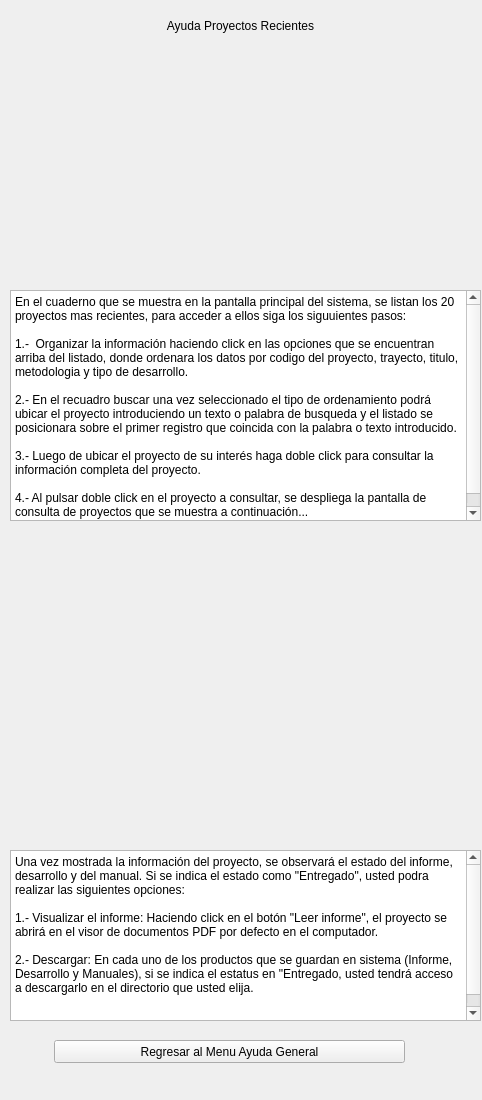
     <widget class="QWidget" name="scrollAreaWidgetContents_4">
      <property name="geometry">
       <rect>
        <x>0</x>
        <y>-591</y>
        <width>482</width>
        <height>1100</height>
       </rect>
      </property>
      <property name="minimumSize">
       <size>
        <width>0</width>
        <height>1100</height>
       </size>
      </property>
      <widget class="QLabel" name="lblTitulo_3">
       <property name="geometry">
        <rect>
         <x>0</x>
         <y>10</y>
         <width>481</width>
         <height>31</height>
        </rect>
       </property>
       <property name="text">
        <string>Ayuda Proyectos Recientes</string>
       </property>
       <property name="alignment">
        <set>Qt::AlignCenter</set>
       </property>
      </widget>
      <widget class="QLabel" name="label_2">
       <property name="geometry">
        <rect>
         <x>10</x>
         <y>50</y>
         <width>461</width>
         <height>231</height>
        </rect>
       </property>
       <property name="text">
        <string/>
       </property>
       <property name="pixmap">
        <pixmap>img/Proyectos_Recientes.jpg</pixmap>
       </property>
       <property name="scaledContents">
        <bool>true</bool>
       </property>
      </widget>
      <widget class="QPlainTextEdit" name="plainTextEdit_2">
       <property name="geometry">
        <rect>
         <x>10</x>
         <y>290</y>
         <width>471</width>
         <height>231</height>
        </rect>
       </property>
       <property name="plainText">
        <string>En el cuaderno que se muestra en la pantalla principal del sistema, se listan los 20 proyectos mas recientes, para acceder a ellos siga los siguuientes pasos:

1.-  Organizar la información haciendo click en las opciones que se encuentran arriba del listado, donde ordenara los datos por codigo del proyecto, trayecto, titulo, metodologia y tipo de desarrollo.

2.- En el recuadro buscar una vez seleccionado el tipo de ordenamiento podrá ubicar el proyecto introduciendo un texto o palabra de busqueda y el listado se posicionara sobre el primer registro que coincida con la palabra o texto introducido.

3.- Luego de ubicar el proyecto de su interés haga doble click para consultar la información completa del proyecto.

4.- Al pulsar doble click en el proyecto a consultar, se despliega la pantalla de consulta de proyectos que se muestra a continuación...</string>
       </property>
      </widget>
      <widget class="QLabel" name="label_6">
       <property name="geometry">
        <rect>
         <x>10</x>
         <y>530</y>
         <width>471</width>
         <height>311</height>
        </rect>
       </property>
       <property name="text">
        <string/>
       </property>
       <property name="pixmap">
        <pixmap>img/Consulta_Proyectos_Recientes.jpg</pixmap>
       </property>
       <property name="scaledContents">
        <bool>true</bool>
       </property>
      </widget>
      <widget class="QPlainTextEdit" name="plainTextEdit_3">
       <property name="geometry">
        <rect>
         <x>10</x>
         <y>850</y>
         <width>471</width>
         <height>171</height>
        </rect>
       </property>
       <property name="plainText">
        <string>Una vez mostrada la información del proyecto, se observará el estado del informe, desarrollo y del manual. Si se indica el estado como &quot;Entregado&quot;, usted podra realizar las siguientes opciones:

1.- Visualizar el informe: Haciendo click en el botón &quot;Leer informe&quot;, el proyecto se abrirá en el visor de documentos PDF por defecto en el computador. 

2.- Descargar: En cada uno de los productos que se guardan en sistema (Informe, Desarrollo y Manuales), si se indica el estatus en &quot;Entregado, usted tendrá acceso a descargarlo en el directorio que usted elija.

</string>
       </property>
      </widget>
      <widget class="QPushButton" name="btnRegresarMenuGeneral">
       <property name="geometry">
        <rect>
         <x>54</x>
         <y>1040</y>
         <width>351</width>
         <height>23</height>
        </rect>
       </property>
       <property name="text">
        <string>Regresar al Menu Ayuda General</string>
       </property>
      </widget>
     </widget>
